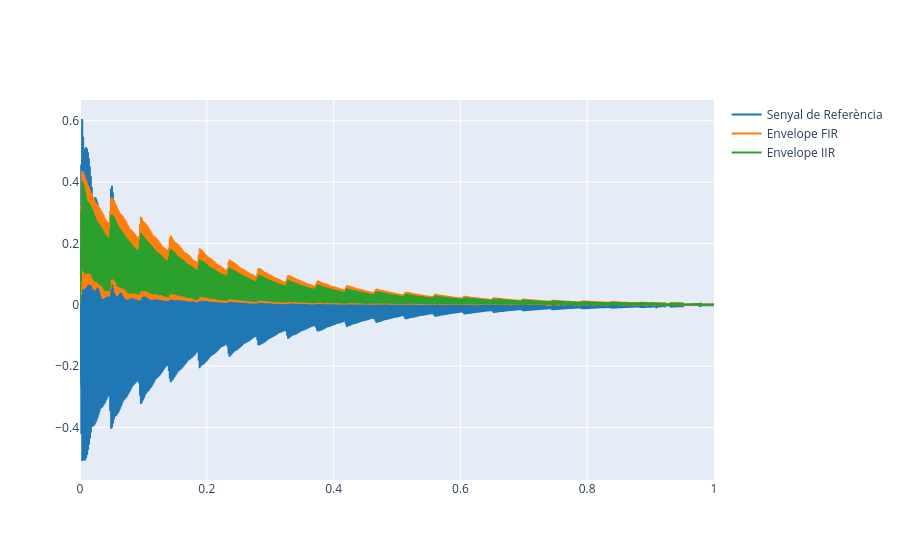

This figure's notebook cell:
### Markdown cell above
Extract the envelope of your reference signal using both the FIR and IIR filters and compare the results plot them along with the signal. Change the value of $r$ until you are comfortable with the result.

### Code cell
#Carreguem el fitxer
filepath = "audio/so_guitarra.wav"
ref, fs = load_audio(filepath)

N = 4 #Definim el nombre de mostres

#Extraiem l'envelope FIR
env_fir = envelope(ref, N) 
#Extraiem l'envelope IIR
env_iir = envelope_iir(ref, r=0.7)

#Imprimim els senyals
plot_signals(y=[ref, env_fir, env_iir],sr=fs,name=['Senyal de Referència', 'Envelope FIR', 'Envelope IIR'])

### Figure 1 — Plotly figure (JSON) as saved in the notebook; plotly's stock layout.template omitted (floating-point values rounded to 4 significant figures; data arrays with more than 128 entries replaced by an {"elided": "..."} marker saying what was removed)
{"data": [{"line": {"color": "#1f77b4", "shape": "linear"}, "mode": "lines", "name": "Senyal de Referència", "type": "scatter", "x": {"elided": "44100 float values"}, "y": {"elided": "44100 float values"}}, {"line": {"color": "#ff7f0e", "shape": "linear"}, "mode": "lines", "name": "Envelope FIR", "type": "scatter", "x": {"elided": "44100 float values"}, "y": {"elided": "44100 float values"}}, {"line": {"color": "#2ca02c", "shape": "linear"}, "mode": "lines", "name": "Envelope IIR", "type": "scatter", "x": {"elided": "44100 float values"}, "y": {"elided": "44100 float values"}}], "layout": {}}
